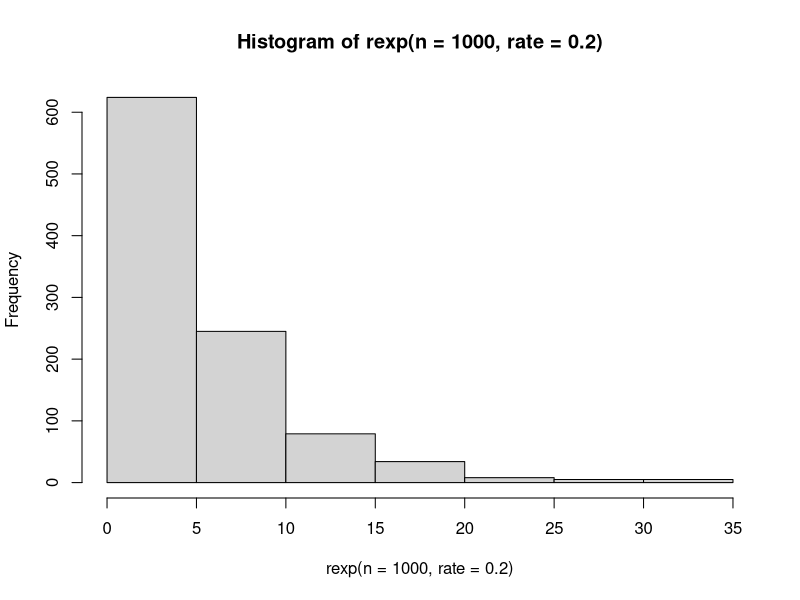

Source code (R): (Note: this script raises an error after producing the figure.)
## ---- chunk 1
hist(rexp(n=1000, rate=0.2))
## ---- chunk 2
lambda <- 0.2
mu <- 1 / lambda
sigma <- 1 / lambda
c(mu, sigma)
## ---- chunk 3
n <- 1000
m <- matrix(data = rexp(n = n * 40, 
                        rate = lambda),
            nrow = n,
            ncol = 40)
str(m)
## ---- chunk 4
summarize.rows <- 1
Z <- apply (M, summarize.rows, mean)
str(Z)
## ---- chunk 5
round(c(mu, mean(Z)), 2)
## ---- chunk 6
hist(Z)
## ---- chunk 7
var_z <- (sigma^2)/1000
sd_z <- sqrt(var_z)
c(var_z, sd_z)

## ---- chunk 8
var(Z)
sd(Z)
mean(Z)
length(Z)
var(Z)/1000
stderr <- sqrt(var(Z)/length(Z))
stderr
sd(Z)/sqrt(length(Z))

sigma^2/40
sigma^2/40
